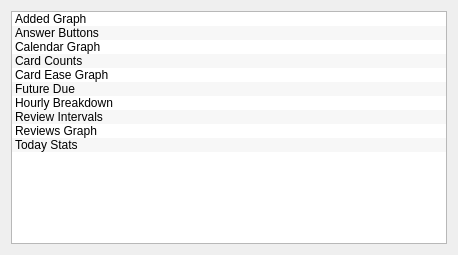
<?xml version="1.0" encoding="UTF-8"?>
<ui version="4.0">
 <class>Form</class>
 <widget class="QWidget" name="Form">
  <property name="geometry">
   <rect>
    <x>0</x>
    <y>0</y>
    <width>458</width>
    <height>255</height>
   </rect>
  </property>
  <property name="windowTitle">
   <string>Form</string>
  </property>
  <layout class="QVBoxLayout" name="verticalLayout">
   <item>
    <widget class="QListWidget" name="listWidget">
     <property name="dragEnabled">
      <bool>true</bool>
     </property>
     <property name="dragDropMode">
      <enum>QAbstractItemView::InternalMove</enum>
     </property>
     <property name="alternatingRowColors">
      <bool>true</bool>
     </property>
     <property name="movement">
      <enum>QListView::Snap</enum>
     </property>
     <property name="resizeMode">
      <enum>QListView::Fixed</enum>
     </property>
     <property name="layoutMode">
      <enum>QListView::SinglePass</enum>
     </property>
     <property name="viewMode">
      <enum>QListView::ListMode</enum>
     </property>
     <property name="itemAlignment">
      <set>Qt::AlignCenter|Qt::AlignHCenter|Qt::AlignLeading|Qt::AlignLeft|Qt::AlignTop|Qt::AlignVCenter</set>
     </property>
     <property name="sortingEnabled">
      <bool>true</bool>
     </property>
     <item>
      <property name="text">
       <string>Added Graph</string>
      </property>
      <property name="checkState">
       <enum>Unchecked</enum>
      </property>
     </item>
     <item>
      <property name="text">
       <string>Answer Buttons</string>
      </property>
      <property name="checkState">
       <enum>Unchecked</enum>
      </property>
     </item>
     <item>
      <property name="text">
       <string>Calendar Graph</string>
      </property>
      <property name="checkState">
       <enum>Unchecked</enum>
      </property>
     </item>
     <item>
      <property name="text">
       <string>Card Counts</string>
      </property>
      <property name="checkState">
       <enum>Unchecked</enum>
      </property>
     </item>
     <item>
      <property name="text">
       <string>Card Ease Graph</string>
      </property>
      <property name="checkState">
       <enum>Unchecked</enum>
      </property>
     </item>
     <item>
      <property name="text">
       <string>Future Due</string>
      </property>
      <property name="checkState">
       <enum>Unchecked</enum>
      </property>
     </item>
     <item>
      <property name="text">
       <string>Hourly Breakdown</string>
      </property>
      <property name="checkState">
       <enum>Unchecked</enum>
      </property>
     </item>
     <item>
      <property name="text">
       <string>Review Intervals</string>
      </property>
      <property name="checkState">
       <enum>Unchecked</enum>
      </property>
     </item>
     <item>
      <property name="text">
       <string>Reviews Graph</string>
      </property>
      <property name="checkState">
       <enum>Unchecked</enum>
      </property>
     </item>
     <item>
      <property name="text">
       <string>Today Stats</string>
      </property>
      <property name="checkState">
       <enum>Unchecked</enum>
      </property>
     </item>
    </widget>
   </item>
  </layout>
 </widget>
 <resources/>
 <connections/>
</ui>
